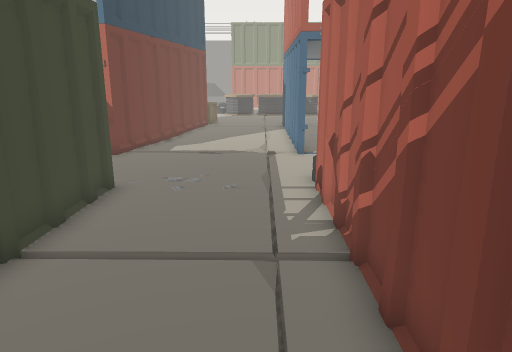
[1] (above)

24 first-person views from a walk through a scene from a Unity 3-D project. The camera is 1.4 m above the floor, tilts 14° down and sees 70° across. The floor is counted in squares, 0.5 m on a side. Each view is taken from the middle of a square. On the plan, view 1 faces up. The plan holds only what a view shows up to about 20 squares ahead; the rest is blank. The place goes on beyond the plan. The player is left out. Door leaves are left out, so doorways stand open.

[2]
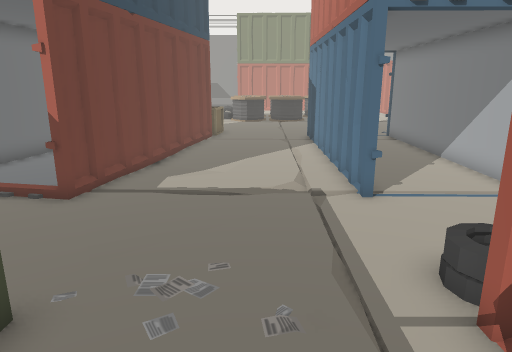

[3]
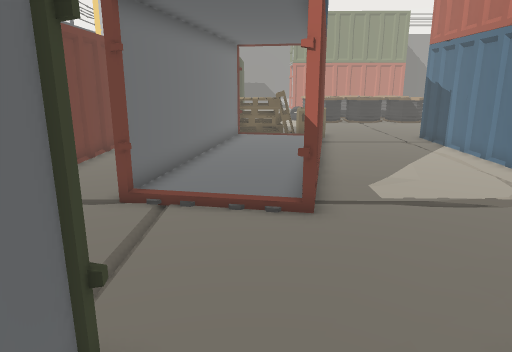

[4]
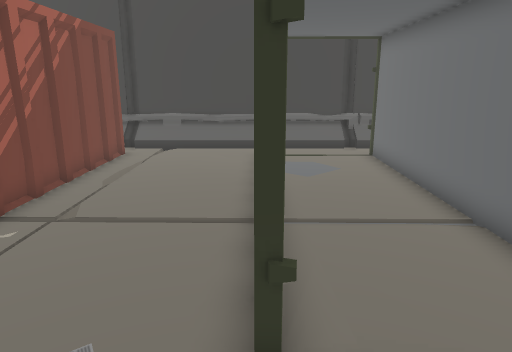

[5]
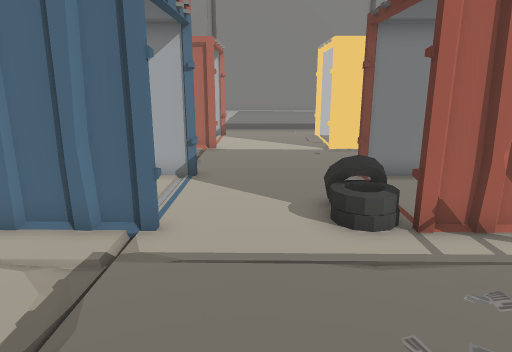

[6]
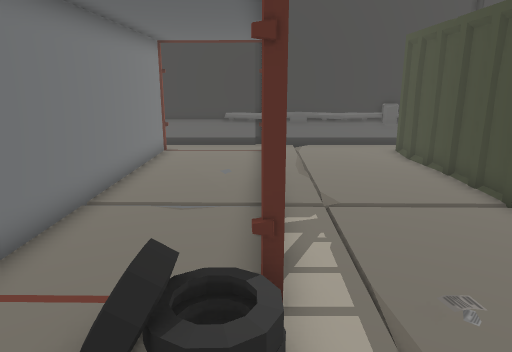

[7]
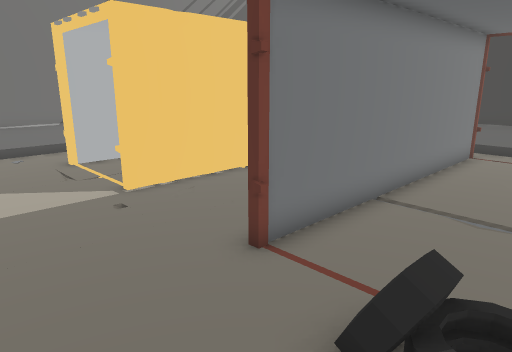

[8]
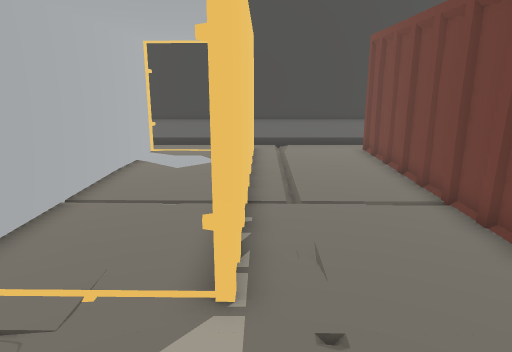

[9]
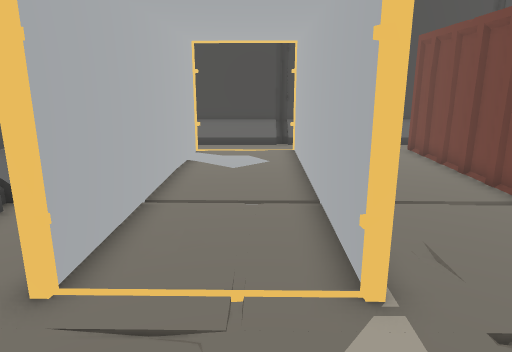

[10]
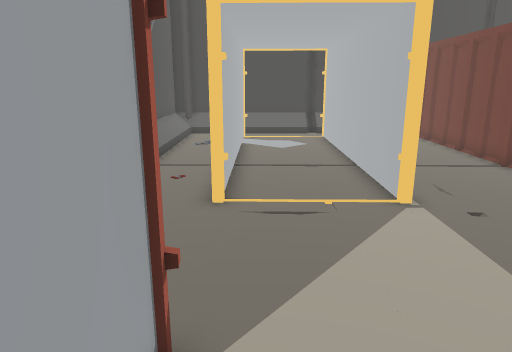

[11]
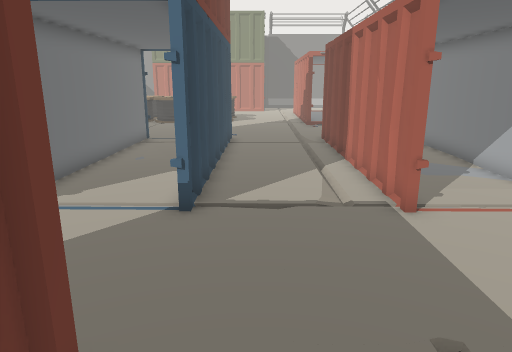

[12]
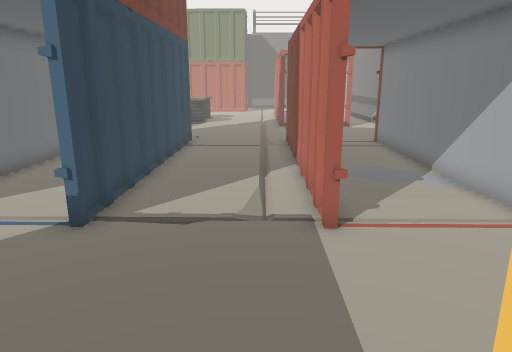

[13]
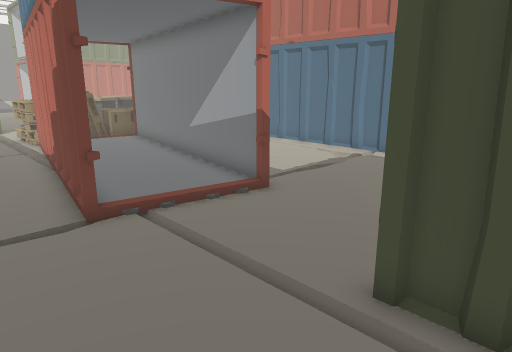

[14]
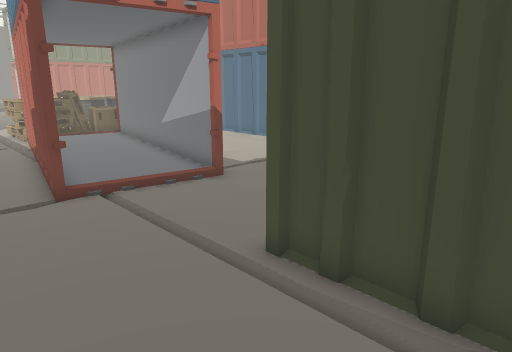

[15]
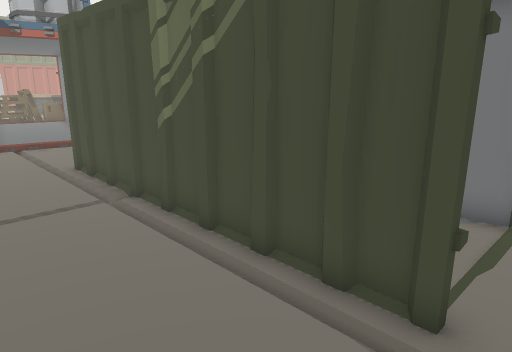

[16]
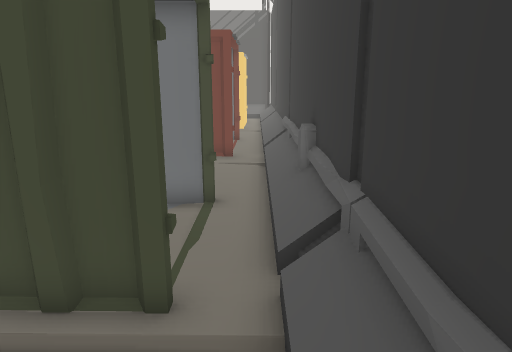

[17]
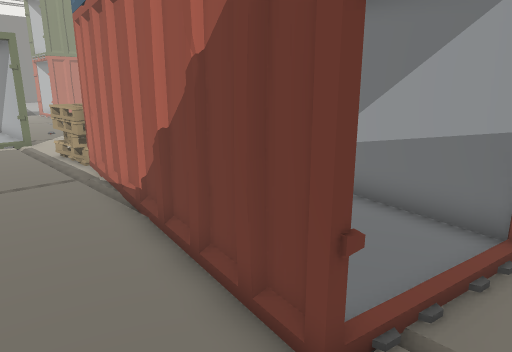

[18]
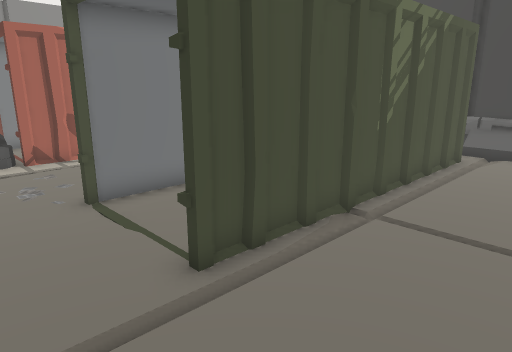

[19]
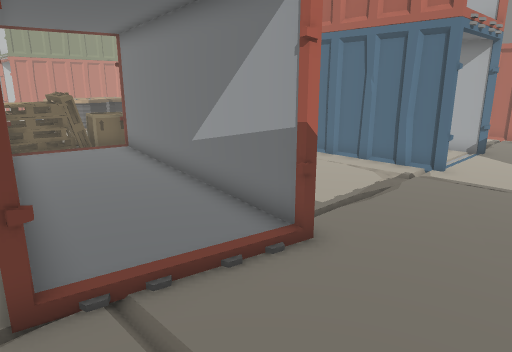

[20]
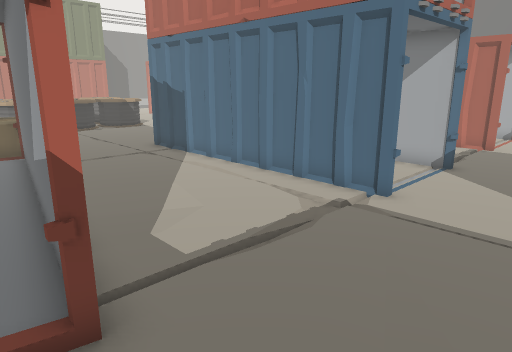

[21]
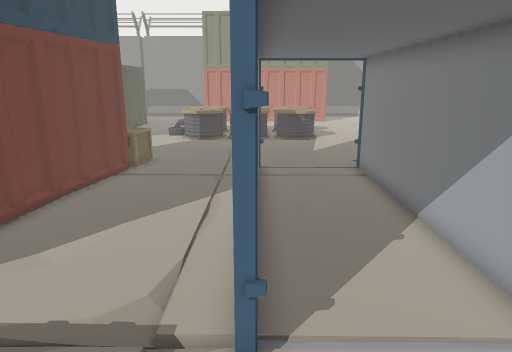

[22]
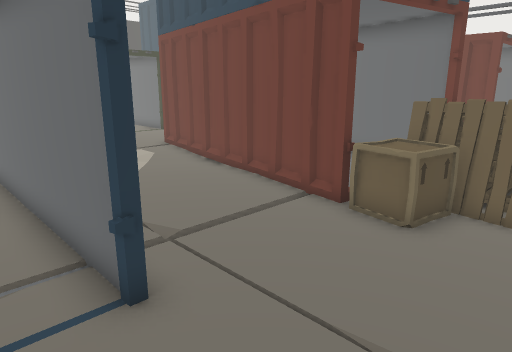

[23]
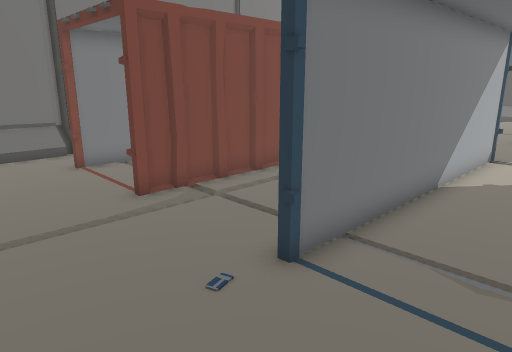

[24]
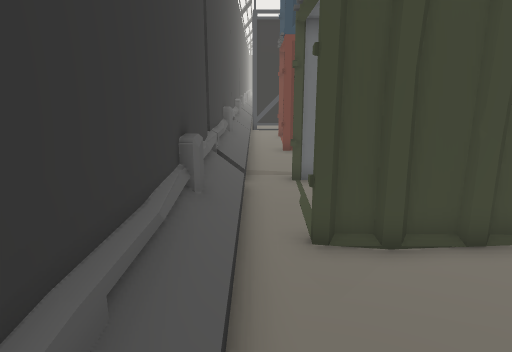

### Floor plan
Points are (right, up) in squares from view 1. A wall is a line through its corners. A room is listed if a view was taken in it or the views show most of it. See-through windows are left out.
Room 1 (views 1, 2, 4, 5, 6, 7, 13, 14, 15, 16, 17, 18, 19, 20, 21)
walls: (-4.5, 9.9) (-4.1, 9.9) (-4.3, -2); (-10, 15.6) (-10.3, 15.6) (-8, 27.3); (-4.1, 8.8) (-4.1, 8.3); (1.9, 14.9) (2.1, 27); (2.2, 15) (1.6, 15); (1.5, 9.8) (2.2, 9.8); (1.8, 7.7) (1.8, 9.9); (1.7, 6.1) (1.8, 7.2); (-13.4, 21.5) (-13.4, 21); (-3.6, 26.6) (-5.8, 14.8) (-6, 14.8); (-5.4, 29.2) (-4.8, 29.1); (-8.7, -0.8) (-9, -0.4); (-13.3, 27.2) (-13.3, 26.6); (-5.2, 29.6) (-5.5, 27.2); (-8.7, -1.9) (-8.8, -1.9) (-8.6, 10) (-8.5, 10); (1.6, -2.1) (1.7, 5.7); (-13.5, -4.3) (1.5, -4.3)
low walls: (2.9, 11.3) (3.5, 11.4); (2.9, 11.1) (3.3, 11.3); (-5, 29.7) (-5.1, 28.5); (-4.7, 29.7) (-4.8, 28.5); (-3.9, -4.1) (2.1, -4.1); (-6.3, -4.1) (-5.4, -4.1); (-7.3, -4.3) (-6.1, -4.1); (-8.7, -4.1) (-7.2, -4.3); (-11.3, -4.1) (-7.5, -4.1)
ways out: opening at (-6, -2) to room 2; open door at (-7.5, -2) to room 2; open door at (-6.5, 10) to room 2; open door at (-4.5, -3) to room 2; opening at (2, -3) to room 5; opening at (6, 11.5) to room 5; open door at (5.3, 14.4) to room 5; opening at (2, 30.5) to room 6; open door at (-8.4, 15.4) to room 8; open door at (-6, 27) to room 8; open door at (-4, 26) to room 8; open door at (4, 10) to room 10; opening at (-9, 30.5); open door at (-8.8, 27.8)
objects: crate (-5, 27) to (-3, 29)
Room 2 (view 3)
walls: (-8.6, 6.9) (-8.7, -1.9); (-4.2, 7.1) (-4.2, 9.7); (-8.6, 10) (-8.6, 8.9); (-4.4, -1.8) (-4.4, -0.7)
ways out: opening at (-6, -2) to room 1; open door at (-7.5, -2) to room 1; open door at (-6.5, 10) to room 1; open door at (-4.5, -3) to room 1
Room 3 (views 8, 9)
walls: (15.9, 9.6) (16.2, 9.6); (11.9, 14.8) (11.5, 14.8)
ways out: open door at (13.5, 15) to room 4; opening at (11.5, 13) to room 5; open door at (11.5, 10.5) to room 5; opening at (13, 9.5) to room 7; open door at (14.5, 9.5) to room 7
Room 4 (view 10)
walls: (15.9, 15) (16.1, 26.4)
ways out: open door at (13.5, 15) to room 3; open door at (14.4, 26.6) to room 6
Room 5 (views 11, 12, 24)
walls: (11.3, 5.1) (11.4, 9.7); (11.3, 2.2) (11.3, 3.8); (6.3, 7.5) (6.1, -2.2); (6.2, 9.8) (6.3, 9.8) (6.3, 9); (1.5, -4.3) (16.2, -4.3)
ways out: opening at (2, -3) to room 1; opening at (6, 11.5) to room 1; open door at (5.3, 14.4) to room 1; opening at (11.5, 13) to room 3; open door at (11.5, 10.5) to room 3; opening at (9, 15.5) to room 6; open door at (13.5, -2) to room 7; open door at (4, -2) to room 10
Room 6 (views 22, 23)
walls: (11.4, 26.7) (11.9, 26.7); (6.4, 26.8) (6.6, 26.8) (6.4, 19.3); (15.9, 26.7) (16.4, 26.6); (6.4, 19.2) (6.4, 14.9); (11.5, 14.8) (11.7, 26.8)
ways out: opening at (2, 30.5) to room 1; open door at (14.4, 26.6) to room 4; opening at (9, 15.5) to room 5; open door at (3.4, 27.4) to room 9
Room 7 (no view inside)
walls: (11.5, 9.3) (11.3, -2); (15.7, -2.1) (15.9, 9.6)
ways out: opening at (13, 9.5) to room 3; open door at (14.5, 9.5) to room 3; open door at (13.5, -2) to room 5
Room 8 (no view inside)
walls: (-5.8, 15.1) (-3.7, 26.2); (-8, 27.2) (-10.1, 15.9)
low walls: (-5.5, 27.2) (-5.9, 27.2)
ways out: open door at (-8.4, 15.4) to room 1; open door at (-6, 27) to room 1; open door at (-4, 26) to room 1; opening at (-7, 26)
Room 9 (no view inside)
walls: (2.1, 26.6) (2, 17.5); (6.3, 14.9) (6.5, 26.5)
ways out: open door at (3.4, 27.4) to room 6
Room 10 (no view inside)
walls: (6, -2) (6.2, 9.8)
ways out: open door at (4, 10) to room 1; open door at (4, -2) to room 5

Where each view was taken, in squares from view 1:
view 1: 0 up, 0 right, facing up
view 2: 6 up, 1 left, facing up
view 3: 7 up, 7 left, facing up
view 4: 13 up, 4 left, facing down
view 5: 13 up, 5 left, facing right
view 6: 14 up, 2 right, facing down
view 7: 14 up, 2 right, facing down-right
view 8: 14 up, 11 right, facing down
view 9: 14 up, 13 right, facing down
view 10: 18 up, 15 right, facing down
view 11: 7 up, 8 right, facing up
view 12: 8 up, 10 right, facing up
view 13: 8 up, 13 left, facing up-right
view 14: 6 up, 13 left, facing up-right
view 15: 3 down, 13 left, facing up-right
view 16: 3 down, 13 left, facing right
view 17: 14 up, 13 left, facing up-right
view 18: 13 up, 13 left, facing down-right
view 19: 11 up, 11 left, facing up-right
view 20: 11 up, 7 left, facing up-right
view 21: 11 up, 2 right, facing up
view 22: 31 up, 4 right, facing down-left
view 23: 31 up, 3 right, facing down-right
view 24: 3 down, 2 right, facing left
